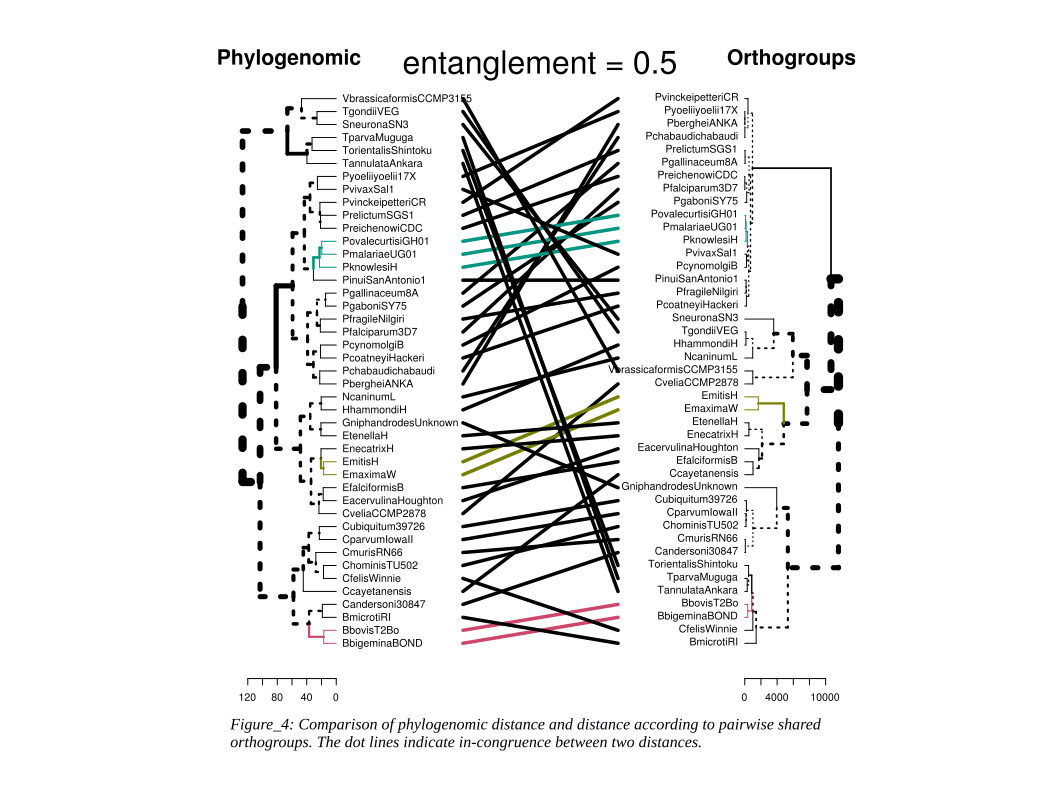

This figure's R source:
library(dendextend)
d1=read.csv("phylogenomic_distance.csv")
d2=read.csv("Orthogroups_SpeciesOverlaps.csv")
h1=hclust(dist(d1))
h2=hclust(dist(d2))
dn11=c(h1,h2)
svg("figure_4.svg")
dn11 %>% untangle(method='step2side') %>%  tanglegram(common_subtrees_color_branche = T,margin_inner=10,main = paste("entanglement =", round(entanglement(dn11), 2)),main_left='Phylogenomic',main_right='Orthogroups',margin_outer=3,sort=F,highlight_distinct_edges  = T, highlight_branches_lwd = T)
dev.off()
